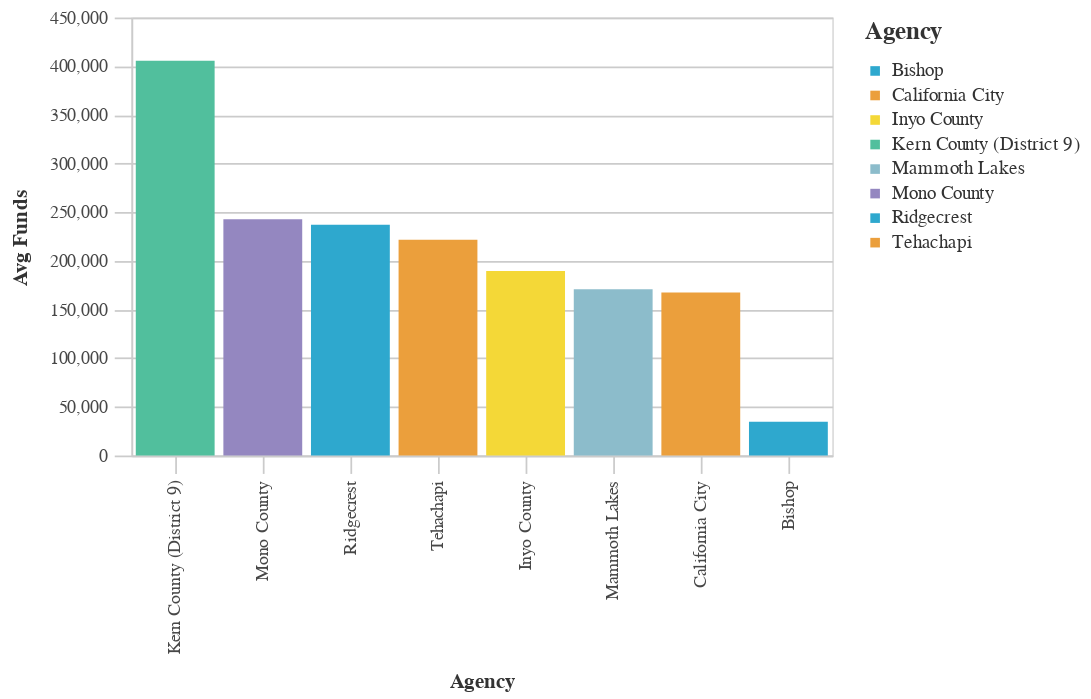

Notebook code cell kept with this figure:
### Code cell
#Bar chart Bottom Average Total Requested Funds by Agency
avg_funds_bottom = (df>>group_by(_.primary_agency_name)>>summarize(avg_funds=_.adjusted_total_requested.mean())>>arrange(-_.avg_funds)).tail(50)

chart5=( _dla_utils_reports.basic_bar_chart_no_save((avg_funds_bottom.tail(40)), 'primary_agency_name','avg_funds', 'primary_agency_name', district))
    
display(HTML("<h4><strong>Lowest Average Total Funds by Agency ($2021)</strong></h4>"))
chart5

### Figure 1 — Vega-Lite specification as saved in the notebook (floating-point values rounded to 4 significant figures)
{"config": {"view": {"continuousWidth": 400, "continuousHeight": 300}, "axis": {"domainColor": "#cbcbcb", "grid": true, "gridColor": "#cbcbcb", "gridWidth": 1, "labelColor": "#474747", "labelFont": "Nunito Sans", "labelFontSize": 10, "labelPadding": 4, "tickColor": "#cbcbcb", "tickSize": 10, "titleColor": "#333", "titleFont": "Raleway", "titleFontSize": 12, "titlePadding": 10}, "axisBand": {"grid": false}, "background": "white", "font": "Raleway", "header": {"labelFont": "Nunito Sans", "titleFont": "Raleway"}, "legend": {"labelColor": "#333", "labelFont": "Nunito Sans", "labelFontSize": 11, "labelLimit": 0, "padding": 1, "symbolSize": 30, "symbolType": "square", "titleColor": "#333", "titleFont": "Raleway", "titleFontSize": 14, "titlePadding": 10}, "title": {"anchor": "middle", "font": "Raleway", "fontSize": 18, "fontWeight": 300, "offset": 20}}, "data": {"name": "data-5d677d73d07862c8562d08f044b58ea4"}, "mark": "bar", "encoding": {"color": {"field": "primary_agency_name", "legend": {"symbolLimit": 10, "title": "Agency"}, "scale": {"range": ["#2EA8CE", "#EB9F3C", "#F4D837", "#51BF9D", "#8CBCCB", "#9487C0"]}, "type": "nominal"}, "tooltip": [{"field": "primary_agency_name", "type": "nominal"}, {"field": "avg_funds", "type": "quantitative"}], "x": {"field": "primary_agency_name", "sort": "-y", "title": "Agency", "type": "nominal"}, "y": {"field": "avg_funds", "title": "Avg Funds", "type": "quantitative"}}, "height": 250, "width": 400, "$schema": "https://vega.github.io/schema/vega-lite/v4.17.0.json", "datasets": {"data-5d677d73d07862c8562d08f044b58ea4": [{"primary_agency_name": "Kern County (District 9)", "avg_funds": 405500.0}, {"primary_agency_name": "Mono County", "avg_funds": 242600.0}, {"primary_agency_name": "Ridgecrest", "avg_funds": 237200.0}, {"primary_agency_name": "Tehachapi", "avg_funds": 221700.0}, {"primary_agency_name": "Inyo County", "avg_funds": 189500.0}, {"primary_agency_name": "Mammoth Lakes", "avg_funds": 170900.0}, {"primary_agency_name": "California City", "avg_funds": 167500.0}, {"primary_agency_name": "Bishop", "avg_funds": 34700.0}]}}
